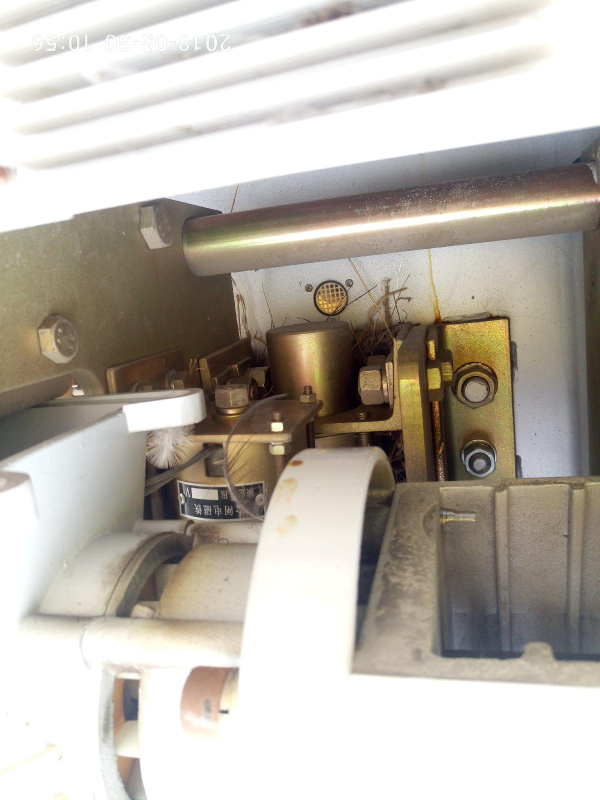
#> input picture python/see/02_03_03_144.jpg, 1200 x 1600 px (shown at 1/2 size)
$ python try.py
#> lines starting #> are read from the running program, lines starting #| are printed output that depends on the picture; after the words box and inside, x2 and y2 are one past the last pixel; in counts of white or black regions, pixels touching at a corner belong together

import cv2
import numpy as np
import pickle

impth = './02_03_03_144.jpg'
respth = './res.pkl'

with open(respth, 'rb') as fr:
#> (reads python/see/res.pkl from the repository)
    res = pickle.load(fr)

im = cv2.imread(impth)
#> im is the input picture: shape (1600, 1200, 3); mean B, G, R 170.6, 179.6, 186
#  cv2.imshow('org', im)
#  cv2.waitKey(0)

print(res)
for el in res:
    if el.shape[0] == 0: continue
    coors = el[:, :4]
    for xys in coors:
        xys = xys.astype(np.int64).tolist()
        x1, y1, x2, y2 = xys
        #  xys = xys.tolist()
        #  print(xys.tolist()[:2])
        #  cv2.rectangle(im, xys[:2], xys[2:], (155, 0, 0), 3)
        cv2.rectangle(im, (x1, y1), (x2, y2), (155, 0, 0), 3)
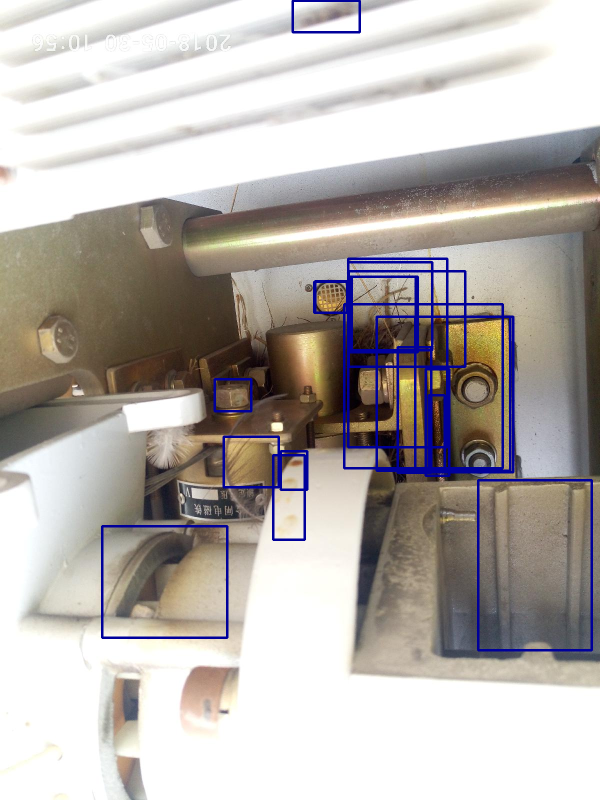
#> im: shape (1600, 1200, 3) (shown at 1/2 size); 2.96% of pixels changed, all inside (x1, y1, x2, y2) = (202, 0, 1186, 1303)
#> after the loop, xys = [630, 562, 694, 625]

im = cv2.resize(im, (768, 768))
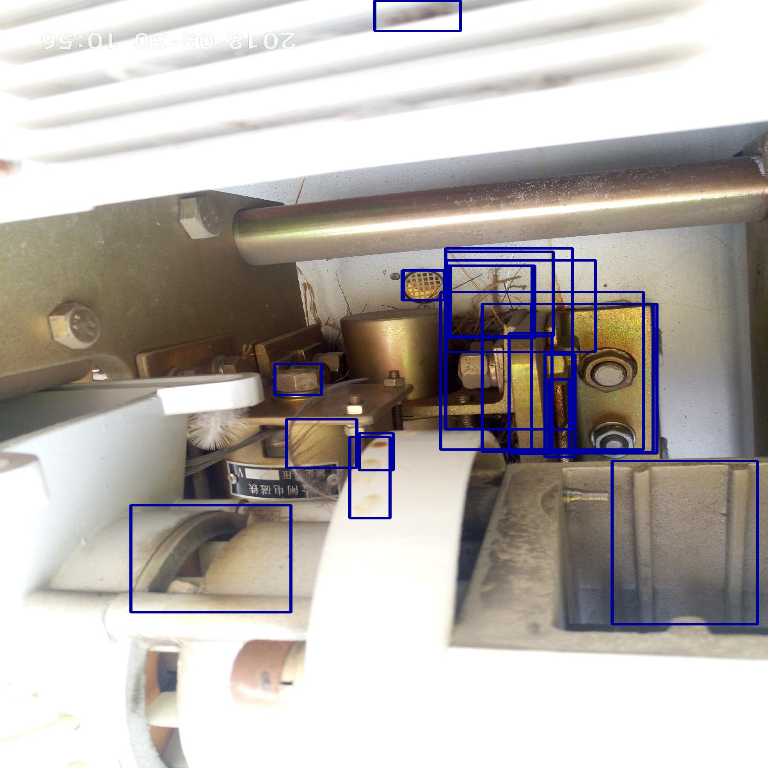
#> im: shape (768, 768, 3); mean B, G, R 172.2, 176.1, 182
cv2.imshow('draw', im)
cv2.waitKey(0)
